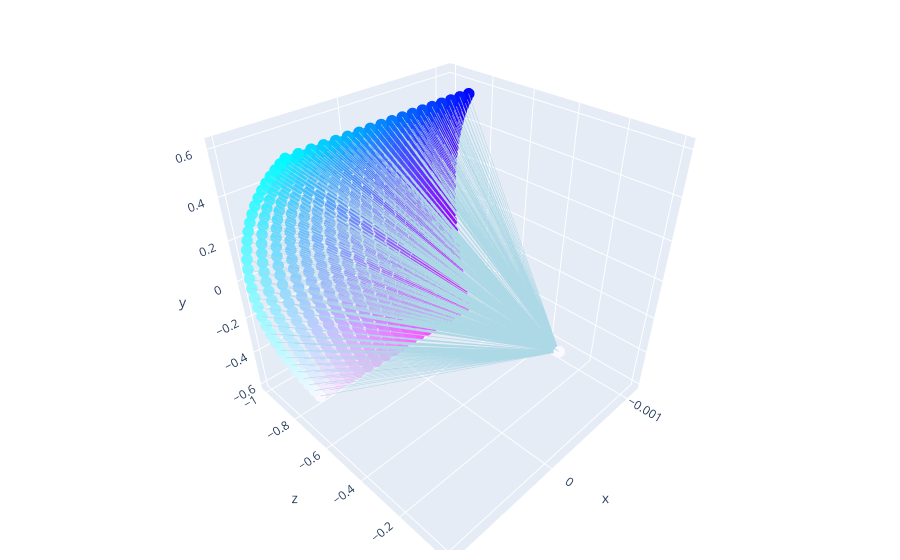

The cell this chart's notebook holds for it:
### Code cell
import torch
import numpy as np

from nerfstudio.cameras.cameras import Cameras, CameraType
from nerfstudio.utils import plotly_utils as vis

# Camera model

# Intrinsics taken from head_1 dataset


fx = 8147.201490916671
cy = 8167.634713418395
cx = 946.2111163247143 / 100.0
cy = 1576.2385443085655 / 100.0

c2w = torch.eye(4)[None, :3, :]

camera = Cameras(fx=fx, fy=fy, cx=cx, cy=cy, camera_to_worlds=c2w, camera_type=CameraType.PERSPECTIVE)
fig = vis.vis_camera_rays(camera)
fig.show()

### Figure 1 — Plotly figure (JSON) as saved in the notebook; plotly's stock layout.template omitted (floating-point values rounded to 4 significant figures; data arrays with more than 128 entries replaced by an {"elided": "..."} marker saying what was removed)
{"data": [{"line": {"color": "lightblue", "width": 1}, "marker": {"color": {"elided": "1116x3 float values"}, "size": 4}, "type": "scatter3d", "x": {"elided": "1116 float values"}, "y": {"elided": "1116 float values"}, "z": {"elided": "1116 float values"}}], "layout": {"hovermode": false, "margin": {"b": 10, "l": 0, "r": 0, "t": 10}, "scene": {"xaxis": {"showspikes": false, "title": {"text": "x"}}, "yaxis": {"showspikes": false, "title": {"text": "z"}}, "zaxis": {"showspikes": false, "title": {"text": "y"}}}}}
